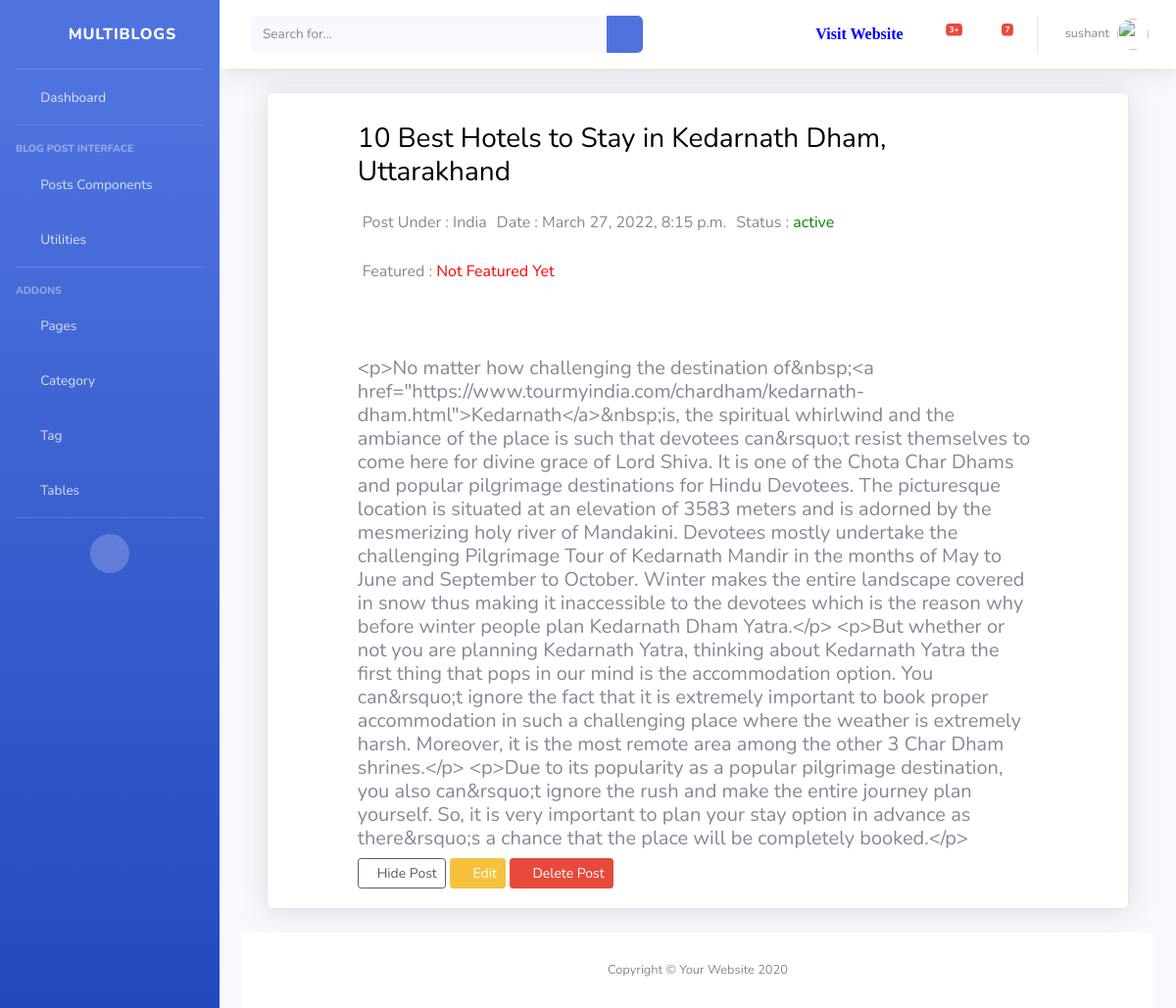
The app's page /dashboard/post/view/13 (signed in) with its own data.
### dashboard/models.py (models this page shows, shortened)
class Author(models.Model):
    author = models.OneToOneField(User, on_delete= models.CASCADE)
    email = models.EmailField(unique=True, blank=True, null=True)
    first_name = models.CharField(max_length=100, null=True, blank=True, verbose_name='First Name')
    last_name = models.CharField(max_length=100, null=True, blank=True,verbose_name='Last Name')
    designation = models.CharField(max_length=10, null=True)
    author_image = models.ImageField(upload_to='author/',verbose_name='Author Profile Image',blank=True, null=True)
    auth_status = models.CharField(max_length=100, null=True)
    class Meta:
        verbose_name_plural = 'Author'

### blogapp/models.py (models this page shows, shortened)
class Blog(models.Model):
    status = (
        ('active','active'),
        ('pending','pending')
    )
    title  = models.CharField(max_length=200, null=True)
    detail = RichTextField(blank=True, null=True)
    image = models.ImageField(upload_to='images/media', null=True, blank=True)
    catagories = models.ForeignKey(Catagory,on_delete=models.SET_NULL, null=True)
    tags = models.ManyToManyField(Tag, blank=True)
    status = models.CharField(max_length=20, choices=status, default='pending')
    author = models.ForeignKey(Author, on_delete=models.CASCADE)
    featured  = models.BooleanField(default=False)
    visit_count = models.IntegerField(default=0)
    visible = models.BooleanField(default=True)
    created_at = models.DateTimeField(auto_now_add=True)
    class Meta:
        verbose_name_plural = 'Blog'

class Catagory(models.Model):
    name = models.CharField(max_length=200, null=True)
    slug = models.SlugField(null=True)
    image = models.CharField(max_length=300, null=True, blank=True )
    description = models.CharField(max_length=500, null=True,blank=True, verbose_name='Description')
    class Meta:
        verbose_name_plural = 'Catagory'
    def __str__(self):
        return str(self.name)

### dashboard/views.py (the view)
# urls.py: path('post/view/<str:id>', views.PostView.as_view(), name='post'),
class PostView(View):
    @method_decorator(login_required(login_url='login'))
    def dispatch(self, request,*args,**kwargs):
        return super().dispatch(request,*args,**kwargs)
    def get(self, request,id):
        post_obj = get_object_or_404(Blog, id=id)
        context={
            'post':post_obj
        }
        return render(request,'dashboard/post/post_view.html', context)

### blogapp/context_processors.py (called while the page is built)
def globalVariable(request):
    category = Catagory.objects.all()
    category_count = category.count()
    context = {
        'category':category,
        'cat_count':category_count
        }
    return context

### templates/dashboard/post/post_view.html (shortened to what this page needs)
{% extends 'dashboard/base/base.html' %}
{% load static %}
{% block body %}
{% load humanize %}
<div class="container-fluid">
<div class="row">
    <div class="col">
        <div class="card shadow mb-4">
            <div class="row " style="padding: 20px;">
                <div class="col-10 mx-auto">
                    <h3>{{ post.title }}</h3>
                    <div class="text_div">
                        <p> Post Under : {{ post.catagories }}</p>
                        <p> Date : {{ post.created_at|naturaltime }}</p>
                        {% if post.status == 'active' %}
                          <p> Status : <span style="color: green;"> {{ post.status }}</span> </p>
                        {% else %}
                          <p> Status : <span style="color: red; background-color: rgb(70, 123, 172); padding: 5px; border-radius: 10px; "> {{ post.status }}</span> </p>
                        {% endif %}
                        {% if post.featured == True %}
                          <p > Featured : <span style="color:green"> Post Featured</span> </p>
                        {% else %}
                          <p >  Featured : <span style="color:red"> Not Featured Yet</span></p>
                        {% endif %}
                    </div>
                    <h5> {{ post.detail }}</h5>
                    <div>
                      {% if post.visible == False %}
                        <a href=" {% url 'visible' post.id %}" class="btn btn-outline-dark btn-sm "><i class="fas fa-eye"></i> Make Visible </a>
                      {% else %}
                        <a href=" {% url 'hidden' post.id %}" class="btn btn-outline-dark btn-sm"><i class="fas fa-eye-slash"></i>Hide Post </a>
                      {% endif %}
                        <a href="{% url 'edit_post' post.id %}" class="btn btn-warning btn-sm"><i class="far fa-edit"></i> Edit</a>
                        <a href=" " class="btn btn-danger btn-sm" data-toggle="modal" data-target="#delete"><i class="far fa-trash-alt" ></i> Delete Post </a>
                    </div>
                </div>
            </div>
        </div>
    </div>
</div>
{% endblock %}

### templates/dashboard/base/base.html (shortened to what this page needs)
<!DOCTYPE html>
<html lang="en">
    {% load static %}
    {% load humanize %}
<head>
    {% load static %}
    <link href="{% static  'vendor/fontawesome-free/css/all.min.css' %}" rel="stylesheet" type="text/css">
    <link href="{% static 'css/sb-admin-2.min.css' %}" rel="stylesheet">
</head>
<body id="page-top">
    <div id="wrapper">
        <ul class="navbar-nav bg-gradient-primary sidebar sidebar-dark accordion" id="accordionSidebar">
            <a class="sidebar-brand d-flex align-items-center justify-content-center" href="index.html">
                <div class="sidebar-brand-icon rotate-n-15">
                    <i class="fas fa-laugh-wink"></i>
                </div>
                <div class="sidebar-brand-text mx-3">MultiBlogs</div>
            </a>
            <hr class="sidebar-divider my-0">
            {%  url 'dashboard' as url %}
            <li class="nav-item {% if request.path == url %} active {% endif %}">
                <a class="nav-link" href="{{ url }}">
                    <i class="fas fa-fw fa-tachometer-alt"></i>
                    <span>Dashboard</span></a>
            </li>
            <hr class="sidebar-divider">
            <div class="sidebar-heading">
                Blog Post Interface
            </div>
            <li class="nav-item">
                <a class="nav-link collapsed" href="#" data-toggle="collapse" data-target="#collapseTwo"
                    aria-expanded="true" aria-controls="collapseTwo">
                    <i class="fas fa-fw fa-cog"></i>
                    <span> Posts Components</span>
                </a>
            </li>
            <li class="nav-item">
                <a class="nav-link collapsed" href="#" data-toggle="collapse" data-target="#collapseUtilities"
                    aria-expanded="true" aria-controls="collapseUtilities">
                    <i class="fas fa-fw fa-wrench"></i>
                    <span>Utilities</span>
                </a>
            </li>
            <hr class="sidebar-divider">
            <div class="sidebar-heading">
                Addons
            </div>
            <li class="nav-item">
                <a class="nav-link collapsed" href="#" data-toggle="collapse" data-target="#collapsePages"
                    aria-expanded="true" aria-controls="collapsePages">
                    <i class="fas fa-fw fa-folder"></i>
                    <span>Pages</span>
                </a>
            </li>
            <li class="nav-item">
                <a class="nav-link" href="{% url 'category' %}">
                    <i class="fas fa-fw fa-chart-area"></i>
                    <span>Category</span></a>
            </li>
            <li class="nav-item">
                <a class="nav-link" href="{% url 'tag' %}">
                    <i class="fas fa-fw fa-chart-area"></i>
                    <span>Tag</span></a>
            </li>
            <li class="nav-item">
                <a class="nav-link" href="tables.html">
                    <i class="fas fa-fw fa-table"></i>
                    <span>Tables</span></a>
            </li>
            <hr class="sidebar-divider d-none d-md-block">
            <div class="text-center d-none d-md-inline">
                <button class="rounded-circle border-0" id="sidebarToggle"></button>
            </div>
        </ul>
        <div id="content-wrapper" class="d-flex flex-column">
            <div id="content">
                <nav class="navbar navbar-expand navbar-light bg-white topbar mb-4 static-top shadow">
                    <form
                        class="d-none d-sm-inline-block form-inline mr-auto ml-md-3 my-2 my-md-0 mw-100 navbar-search">
                        <div class="input-group">
                            <input type="text" class="form-control bg-light border-0 small" placeholder="Search for..."
                                aria-label="Search" aria-describedby="basic-addon2">
                            <div class="input-group-append">
                                <button class="btn btn-primary" type="button">
                                    <i class="fas fa-search fa-sm"></i>
                                </button>
                            </div>
                        </div>
                    </form>
                    <ul class="navbar-nav ml-auto">
                        <li class="nav-item mx-1"> <a class="nav-link" style="color:blue" href="{% url 'home' %}" target="_blank"> <i class="fa fa-link"> Visit Website</i> </a></li>
                        <li class="nav-item dropdown no-arrow mx-1">
                            <a class="nav-link dropdown-toggle" href="#" id="alertsDropdown" role="button"
                                data-toggle="dropdown" aria-haspopup="true" aria-expanded="false">
                                <i class="fas fa-bell fa-fw"></i>
                                <span class="badge badge-danger badge-counter">3+</span>
                            </a>
                        </li>
                        <li class="nav-item dropdown no-arrow mx-1">
                            <a class="nav-link dropdown-toggle" href="#" id="messagesDropdown" role="button"
                                data-toggle="dropdown" aria-haspopup="true" aria-expanded="false">
                                <i class="fas fa-envelope fa-fw"></i>
                                <span class="badge badge-danger badge-counter">7</span>
                            </a>
                        </li>
                        <li class="nav-item dropdown no-arrow">
                            <a class="nav-link dropdown-toggle" href="#" id="userDropdown" role="button"
                                data-toggle="dropdown" aria-haspopup="true" aria-expanded="false">
                                <span class="mr-2 d-none d-lg-inline text-gray-600 small">{{ user.author.author.username }}</span>
                                {% if user.author.author_image %}
                                <img class="img-profile rounded-circle"
                                    src="{{ user.author.author_image.url }}">
                                {% else %}
                                <img class="img-profile rounded-circle" src="https://www.pngarts.com/files/11/Avatar-PNG-Transparent-Image.png" alt="">
                                {% endif %}
                            </a>
                        </li>
                    </ul>
                </nav>
                <div class="container-fluid">
                {% block body %}{% endblock %}
            </div>
            <footer class="sticky-footer bg-white" style="bottom: 0;">
                <div class="container my-auto">
                    <div class="copyright text-center my-auto">
                        <span>Copyright &copy; Your Website 2020</span>
                    </div>
                </div>
            </footer>
        </div>
    </div>
</body>
</html>

### records on screen
Blog: title "10 Best Hotels to Stay in Kedarnath Dham, Uttarakhand", catagories "India", created_at "March 27, 2022, 8:15 p.m.", status "active", detail "<p>No matter how challenging the destination of&nbsp;<a href=\"https://www.tourmyindia.com/chardham/kedarnath-dham.html\">Kedarnath</a>&nbsp;is, the spiritual whirlwind and the ambiance of the place is such that devotees can&rsquo;t resist themselves to come here for divine grace of Lord Shiva. It is one of the Chota Char Dhams and popular pilgrimage destinations for Hindu Devotees. The picturesque location is situated at an elevation of 3583 meters and is adorned by the mesmerizing holy river of Mandakini. Devotees mostly undertake the challenging Pilgrimage Tour of Kedarnath Mandir in the months of May to June and September to October. Winter makes the entire landscape covered in snow thus…"

### other values on screen
{{ user.author.author.username }} "sushant"
